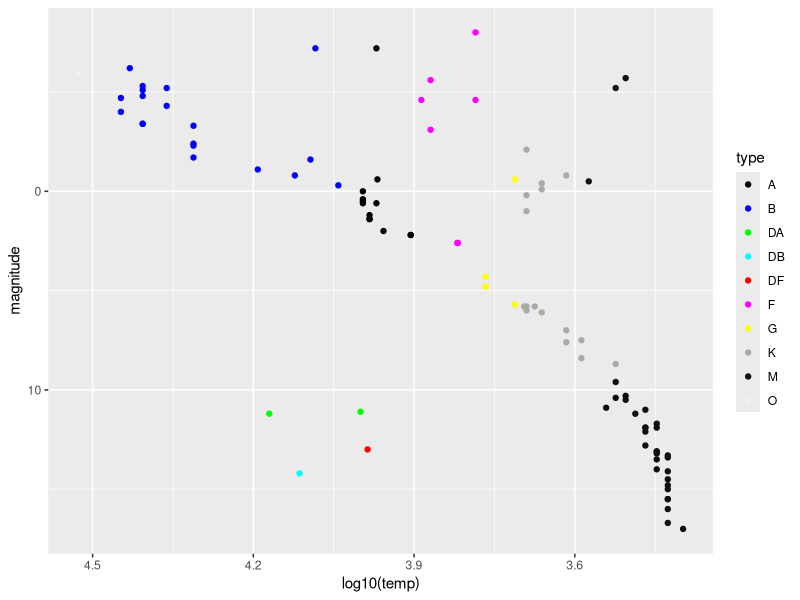

This figure's R source:
library(tidyverse)
library(dslabs)
data(stars)
options(digits = 3)   # report 3 significant digits

head(stars)
p <-  c(mean(stars$magnitude), sd(stars$magnitude))

p <- stars %>% 
  ggplot(aes(magnitude)) +
  geom_density()
 

p <- stars %>% 
  ggplot() +
  geom_density(aes(temp))


min(stars$temp)

#scatter PLot Temperature vs magnitude
p <- stars %>%
  ggplot(aes(temp, magnitude)) +
  geom_point() 
  
#change scale and flip axes  add geom text
p <- stars %>%
  ggplot(aes(log10(temp), magnitude)) +
  geom_point() +
  geom_text(aes(label = star)) +
  scale_y_reverse() +
  scale_x_reverse()


#add class and order for color
ManCol = c("#000000", "#0000FF", "#00FF00", 
           "#00FFFF", "#FF0000", "#FF00FF", 
           "#FFFF00", "#AAAAAA", "#0F0F0F",
           "#F0F0F0")

p <- stars %>%
  ggplot(aes(log10(temp), magnitude)) +
  geom_point(aes(col = type)) +
  geom_text(aes(label = star, col = type), nudge_x = 0.075) +
  scale_y_reverse() +
  scale_x_reverse()

#remove labels and add manual color values for color
p <- stars %>%
  ggplot(aes(log10(temp), magnitude)) +
  geom_point(aes(col = type)) +
  scale_y_reverse() +
  scale_x_reverse() +
  scale_colour_manual(values = ManCol)
p
head(stars)
